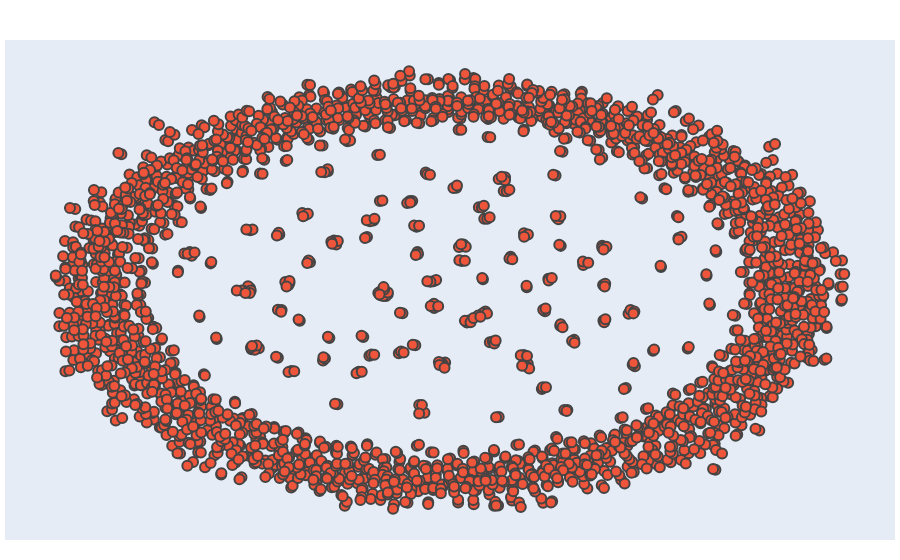

Source (notebook cell):
### Code cell
show_graph(graph)

### Figure 1 — Plotly figure (JSON) as saved in the notebook; plotly's stock layout.template omitted (floating-point values rounded to 4 significant figures; data arrays with more than 128 entries replaced by an {"elided": "..."} marker saying what was removed)
{"data": [{"hoverinfo": "none", "line": {"color": "#888", "width": 2}, "mode": "lines", "type": "scatter", "x": {"elided": "3945 float values"}, "y": {"elided": "3945 float values"}}, {"hoverinfo": "text", "marker": {"line": {"width": 2}, "size": 10}, "mode": "markers", "type": "scatter", "x": {"elided": "2394 float values"}, "y": {"elided": "2394 float values"}}], "layout": {"hovermode": "closest", "margin": {"b": 20, "l": 5, "r": 5, "t": 40}, "showlegend": false, "xaxis": {"showgrid": false, "showticklabels": false, "zeroline": false}, "yaxis": {"showgrid": false, "showticklabels": false, "zeroline": false}}}
